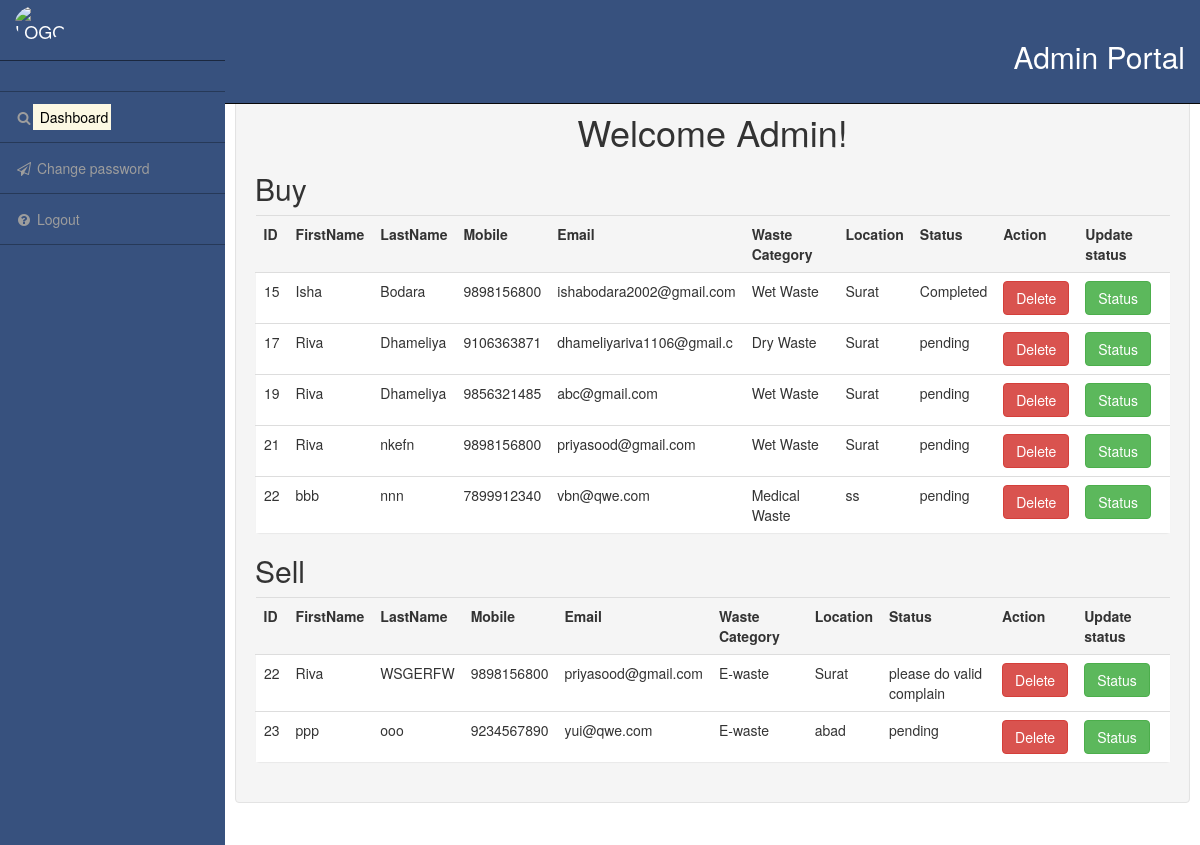
The app's page /admin/index.php with its own data.
### tables this page shows
CREATE TABLE `buy` (
  `FirstName` varchar(20) NOT NULL,
  `LastName` varchar(20) NOT NULL,
  `phone` bigint(15) NOT NULL,
  `email` varchar(25) NOT NULL,
  `wastetype` varchar(20) NOT NULL,
  `location` varchar(40) NOT NULL,
  `status` varchar(20) NOT NULL,
  `id` int(11) NOT NULL
);

CREATE TABLE `garbageinfo` (
  `FirstName` varchar(255) NOT NULL,
  `LastName` varchar(220) NOT NULL,
  `mobile` bigint(15) DEFAULT NULL,
  `email` varchar(255) NOT NULL,
  `wastetype` varchar(255) NOT NULL,
  `location` varchar(255) NOT NULL,
  `status` varchar(50) DEFAULT NULL,
  `id` int(11) NOT NULL
);

### admin/index.php (the view, shortened to what this page needs)
<!DOCTYPE html>
<html>
<head>
    <link href="//maxcdn.bootstrapcdn.com/bootstrap/3.3.0/css/bootstrap.min.css" rel="stylesheet" id="bootstrap-css">
</head>
<body>
    <div id="wrapper">
        <nav class="navbar navbar-inverse navbar-fixed-top" role="navigation" style='background-color:#37517e'>
            <div class="navbar-header">
                <a class="navbar-brand" href="http://localhost/EmailVerification/index.html">
                    <img src="../waste_img.jpg" alt="LOGO" heigth='50' width='50' class='logo1'>
                </a>
            </div>
            <ul class="nav navbar-right top-nav">
                <li>
                    <a href="#" data-placement="bottom" data-toggle="tooltip">
                        <h2>Admin Portal</h2>
                </li>
            </ul>
            <div class="collapse navbar-collapse navbar-ex1-collapse">
                <ul class="nav navbar-nav side-nav">
                    <li>
                        <a href="#Dashboard" data-toggle="collapse" data-target="#submenu-1"><i
                                class="fa fa-fw fa-search"></i><mark> Dashboard</mark></a>
                    </li>
                    <li>
                        <a href="forgot-password.php"><i class="fa fa-fw fa-paper-plane-o"></i> Change password</a>
                    </li>
                    <li>
                        <a href="../index.html"><i class="fa fa-fw fa fa-question-circle"></i> Logout</a>
                    </li>
                </ul>
            </div>
        </nav>
        <div id="page-wrapper">
            <div class="container-fluid">
                <div class="row" id="main">
                    <div class="col-sm-12 col-md-12 well" id="content">
                        <h1 align="center">Welcome Admin!</h1>
                        <?php
       $con = new mysqli('localhost', "root", "", "waste");
       $query = "select * from buy";
       $data = mysqli_query($con,$query);
       $total = mysqli_num_rows($data);
       echo "<h2> Buy </h2>";
   echo " <table  cellspacing:='12' class='table'>";
   echo " <tr class='panel-heading'>";
   echo "<th> ID </th>";
   echo "<th> FirstName </th>";
   echo "<th> LastName </th>";
   echo "<th> Mobile </th>";
    echo " <th> Email </th>";
    echo "<th> Waste Category </th>";
    echo "<th>Location</th>";
    echo "<th>Status</th>";
    echo "<th >Action</th>";
    echo "<th>Update status</th>";
    echo "</tr>";
   if($total!=0) {
      while($result=mysqli_fetch_assoc($data)){
     echo "
           <tr class='panel panel'>
           <td>   ".$result['id']." </td>
               <td>   ".$result['FirstName']." </td>
               <td>   ".$result['LastName']." </td>
               <td>   ".$result['phone']." </td>
               <td>   ".$result['email']." </td>
               <td>   ".$result['wastetype']." </td>
               <td>   ".$result['location']." </td>
               <td>   ".$result['status']."  </td>
               <td><a href = 'admindelete1.php?i=$result[id] 'class='btn btn-danger'>Delete</a></td>
              <td> <a href = 'status1.php?i=$result[id]&s=$result[status] 'class='btn btn-success'>Status</a></td>
           </tr> ";
      }
      echo "</table>";
   }
   echo "<h2> Sell </h2>";
   echo " <table  cellspacing:='12' class='table'>";
   echo " <tr class='panel-heading'>";
   echo "<th> ID </th>";
   echo "<th> FirstName </th>";
   echo "<th> LastName </th>";
   echo "<th> Mobile </th>";
    echo " <th> Email </th>";
    echo "<th> Waste Category </th>";
    echo "<th>Location</th>";
    echo "<th>Status</th>";
    echo "<th >Action</th>";
    echo "<th>Update status</th>";
    echo "</tr>";
    $con = new mysqli('localhost', "root", "", "waste");
   $query = "select * from garbageinfo ";
   $data = mysqli_query($con,$query);
   $total = mysqli_num_rows($data);
   if($total!=0) {
      while($result=mysqli_fetch_assoc($data)){
     echo "
           <tr class='panel panel'>
           <td>   ".$result['id']." </td>
               <td>   ".$result['FirstName']." </td>
               <td>   ".$result['LastName']." </td>
               <td>   ".$result['mobile']." </td>
               <td>   ".$result['email']." </td>
               <td>   ".$result['wastetype']." </td>
               <td>   ".$result['location']." </td>
               <td>   ".$result['status']."  </td>
               <td><a href = 'admindelete.php?i=$result[id] 'class='btn btn-danger'>Delete</a></td>
              <td> <a href = 'status.php?i=$result[id]&s=$result[status] 'class='btn btn-success'>Status</a></td>
           </tr> ";
      }
      echo "</table>";
   }
?>
                    </div>
                </div>
            </div>
        </div>
    </div>
</body>
</html>

### admin/index.php (style rules this page uses)
@media (min-width:768px) { body { margin-top: 50px; } }
#wrapper { padding-left: 0; }
#page-wrapper { width: 100%; padding: 0; background-color: #fff; }
@media (min-width:768px) { #wrapper { padding-left: 225px; } }
@media (min-width:768px) { #page-wrapper { padding: 22px 10px; } }
.top-nav { padding: 0 15px; }
.top-nav>li { display: inline-block; float: left; }
.top-nav>li>a { padding-top: 20px; padding-bottom: 20px; line-height: 20px; color: #fff; }
@media (min-width:768px) { .side-nav { position: fixed; top: 60px; left: 225px; width: 225px; margin-left: -225px; border: none; border-radius: 0; border-top: 1px rgba(0, 0, 0, .5) solid; overflow-y: auto; background-color: #37517e; bottom: 0; overflow-x: hidden; padding-bottom: 40px; } }
@media (min-width:768px) { .side-nav>li>a { width: 225px; border-bottom: 1px rgba(0, 0, 0, .3) solid; } }
.navbar-brand { padding: 5px 15px; }
.logo1 { border-radius: 50%; }

### records on screen
buy: id "15", FirstName "Isha", LastName "Bodara", phone "9898156800", email "ishabodara2002@gmail.com", wastetype "Wet Waste", location "Surat", status "Completed"
buy: id "17", FirstName "Riva", LastName "Dhameliya", phone "9106363871", email "dhameliyariva1106@gmail.c", wastetype "Dry Waste", location "Surat", status "pending"
buy: id "19", FirstName "Riva", LastName "Dhameliya", phone "9856321485", email "abc@gmail.com", wastetype "Wet Waste", location "Surat", status "pending"
buy: id "21", FirstName "Riva", LastName "nkefn", phone "9898156800", email "priyasood@gmail.com", wastetype "Wet Waste", location "Surat", status "pending"
buy: id "22", FirstName "bbb", LastName "nnn", phone "7899912340", email "vbn@qwe.com", wastetype "Medical Waste", location "ss", status "pending"
garbageinfo: id "22", FirstName "Riva", LastName "WSGERFW", mobile "9898156800", email "priyasood@gmail.com", wastetype "E-waste", location "Surat", status "please do valid complain"
garbageinfo: id "23", FirstName "ppp", LastName "ooo", mobile "9234567890", email "yui@qwe.com", wastetype "E-waste", location "abad", status "pending"
